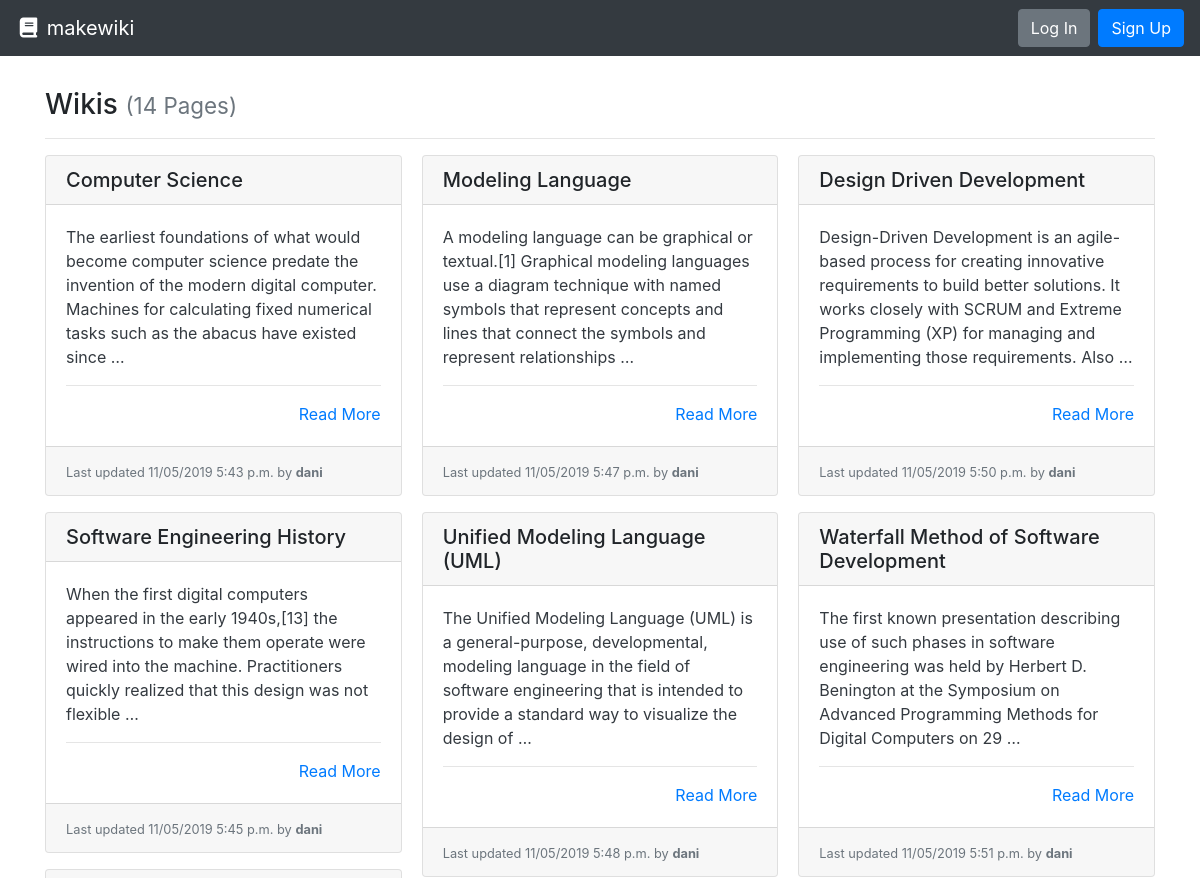
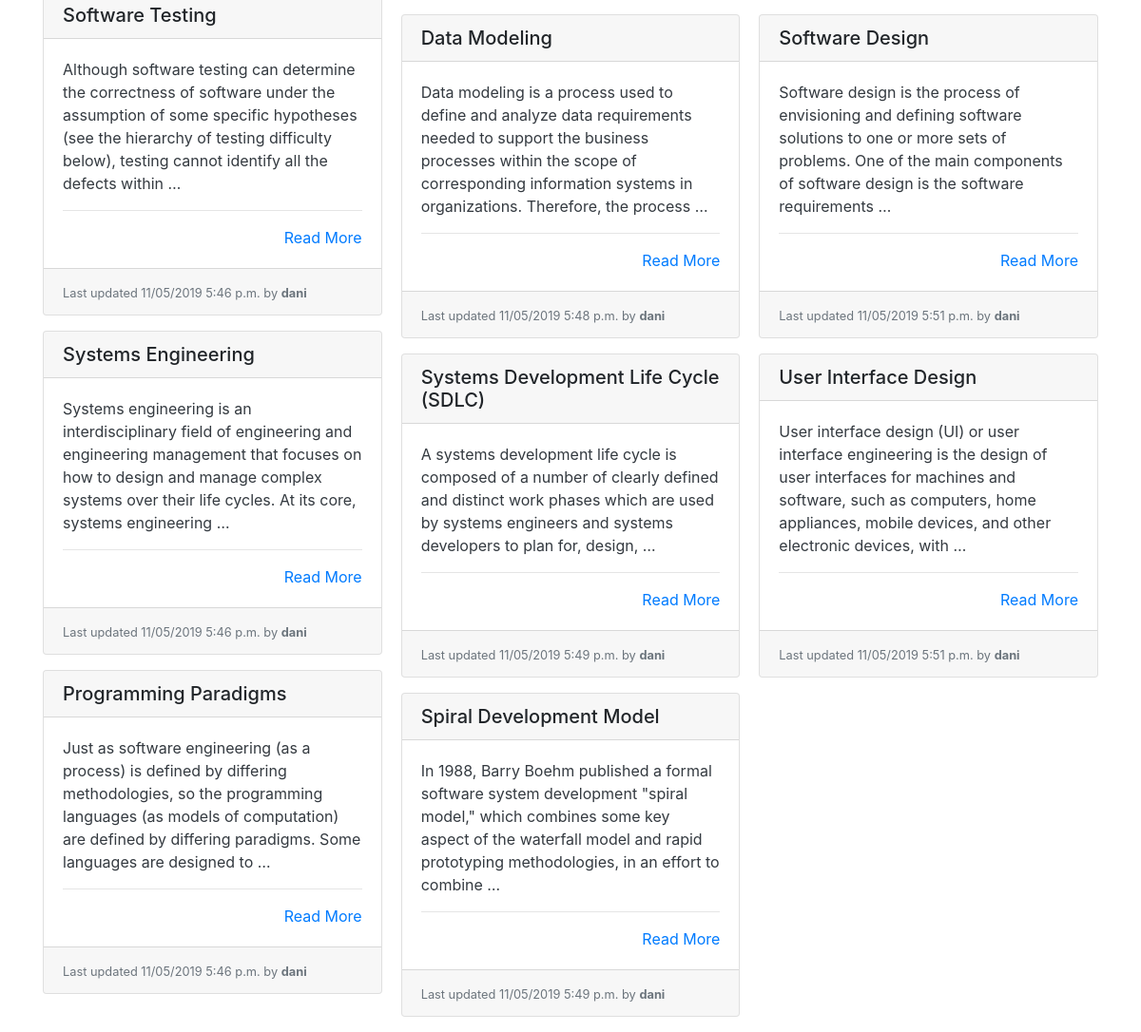
Before: / with the older database file (2 pictures, top to bottom).
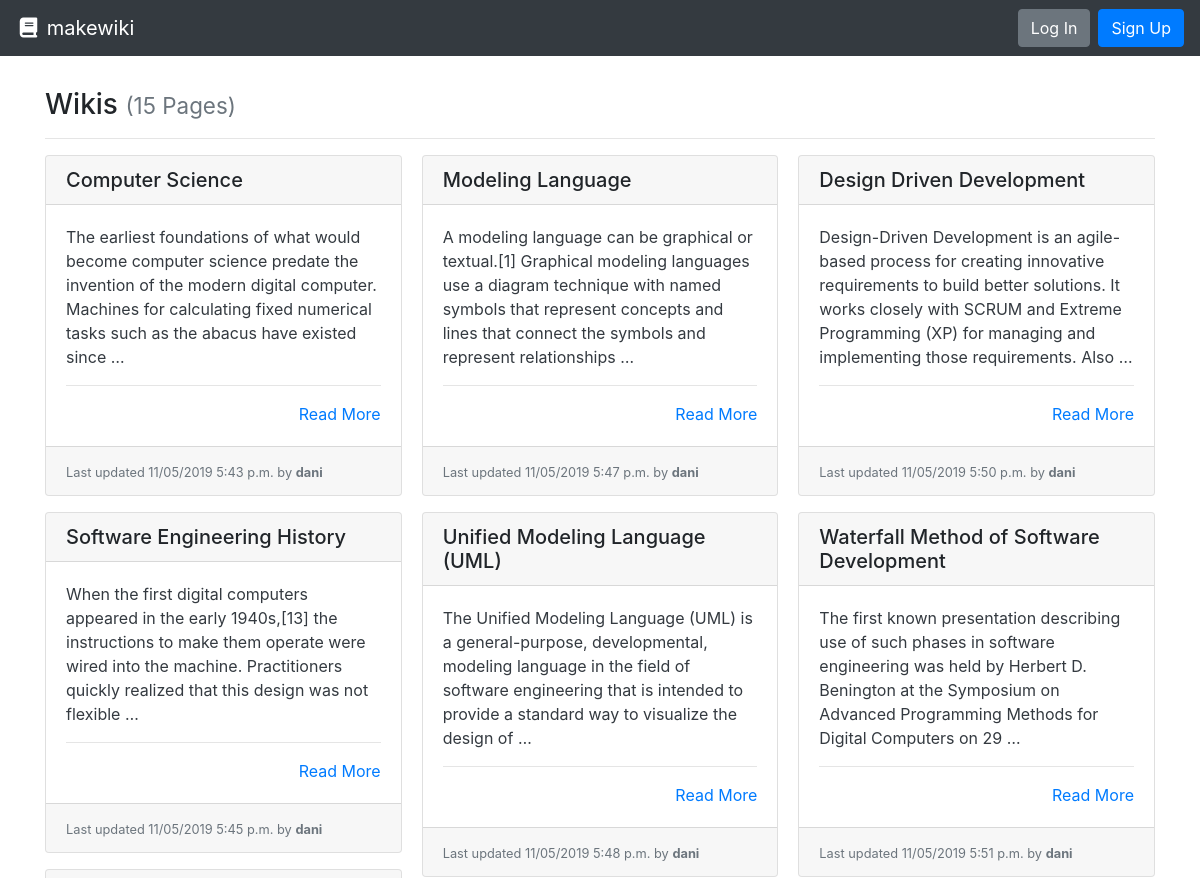
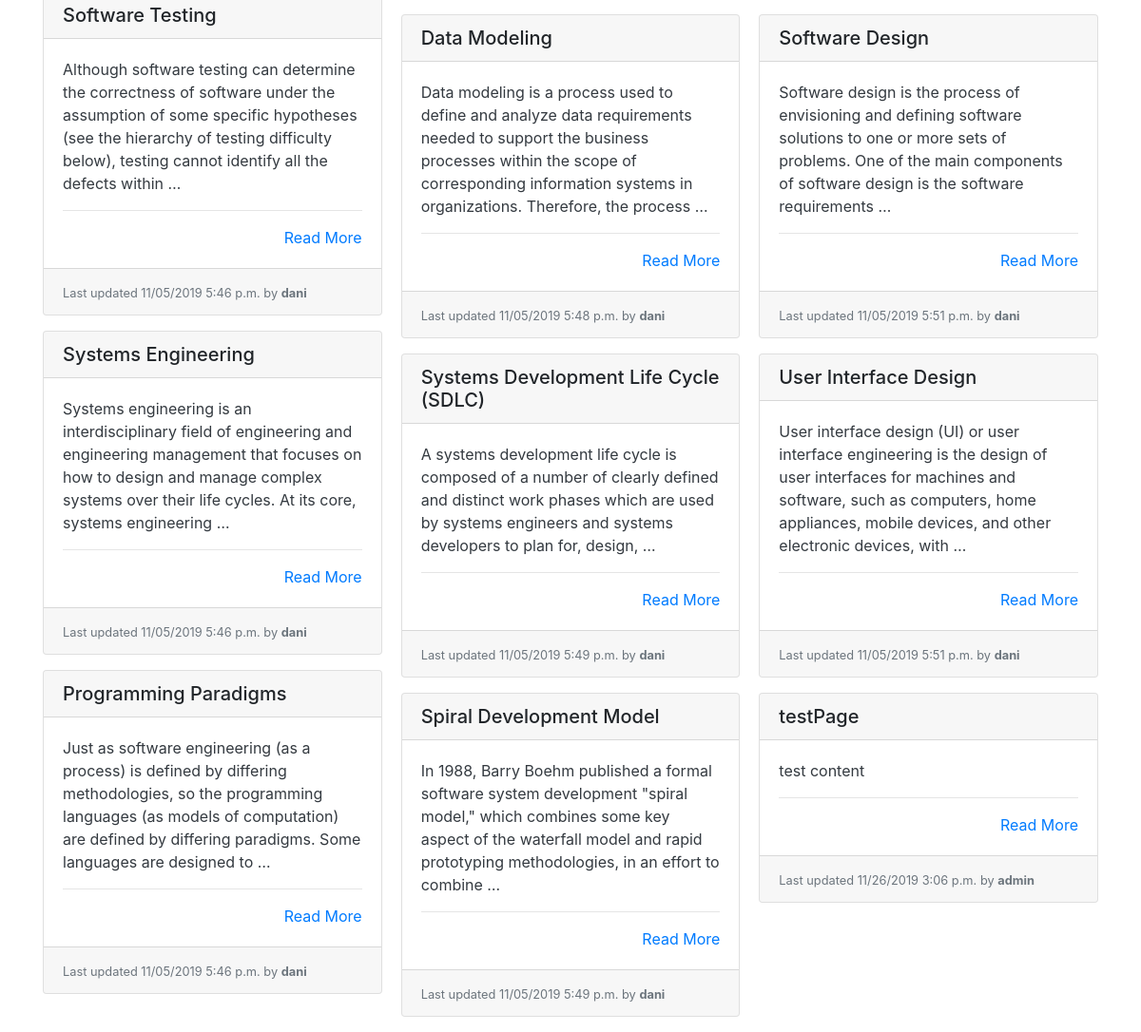
After: the same page with the newer database file (2 pictures, top to bottom).
### wiki/models.py (models this page shows, shortened)
class Page(models.Model):
    title = models.CharField(max_length=settings.WIKI_PAGE_TITLE_MAX_LENGTH, unique=True,
                             help_text="Title of your page.")
    author = models.ForeignKey(User, on_delete=models.PROTECT,
                               help_text="The user that posted this article.")
    slug = models.CharField(max_length=settings.WIKI_PAGE_TITLE_MAX_LENGTH, blank=True, editable=False,
                            help_text="Unique URL path to access this page. Generated by the system.")
    content = models.TextField(
        help_text="Write the content of your page here.")
    created = models.DateTimeField(auto_now_add=True,
                                   help_text="The date and time this page was created. Automatically generated when the model saves.")
    modified = models.DateTimeField(auto_now=True,
                                    help_text="The date and time this page was updated. Automatically generated when the model updates.")

### wiki/views.py (the view)
# urls.py: path('', PageListView.as_view(), name='wiki-list-page'),
class PageListView(ListView):
    model = Page
    def get(self, request):
        pages = self.get_queryset().all()
        return render(request, 'list.html', {
          'pages': pages
        })

### wiki/templates/list.html
{% extends "base.html" %}
{% block content %}
  <h3>Wikis {% if pages %}<small class="text-muted">({{ pages|length }} Page{{ pages|length|pluralize:"s" }})</small>{% endif %}</h3>
  <hr>
  {% if pages %}
    <div class="card-columns">
      {% for page in pages %}
        {% include "partials/card.html" %}
      {% endfor %}
    </div>
  {% else %}
    <div class="alert alert-primary" role="alert">No pages to display.</div>
  {% endif %}
{% endblock %}

### templates/base.html (shortened to what this page needs)
<!doctype html>
<html lang="en">
  <head>
    <link rel="stylesheet" href="https://stackpath.bootstrapcdn.com/bootstrap/4.3.1/css/bootstrap.min.css"
>
  </head>
  <body>
    <nav class="navbar navbar-expand-md navbar-dark bg-dark">
      <a class="navbar-brand" href="{% url 'wiki-list-page' %}"><i class="fas fa-fw fa-book"></i> makewiki</a>
      <form class="form-inline ml-auto">
        {% if request.user.is_authenticated %}
          <div class="text-white">Hello, <strong>{{ user.username }}</strong>!</div>
          <a href="#" class="btn btn-success ml-4">New Page</a>
          <a href="{% url 'logout' %}" class="btn btn-danger ml-2">Log Out</a>
        {% else %}
          <a href="{% url 'login' %}" class="btn btn-secondary ml-2">Log In</a>
          <a href="{% url 'signup' %}" class="btn btn-primary ml-2">Sign Up</a>
        {% endif %}
      </form>
    </nav>
    <main role="main" class="container" style="margin-top: 4vh;">
      {% block content %}{% endblock %}
    </main>
  </body>

### wiki/templates/partials/card.html
<div class="card mb-3">
  <h5 class="card-header ">{{ page.title }}</h5>
  <div class="card-body border-dark">
    <p class="card-text text-dark">
      {{ page.content|truncatewords_html:30 }}
      <hr>
      <div class="text-right"><a href="{% url 'wiki-details-page' page.slug %}" title="Read More">Read More</a></div>
  </div>
  <div class="card-footer">
    <small class="text-muted">Last updated {{ page.modified|date:"SHORT_DATETIME_FORMAT" }} by <b>{{ page.author.username }}</b></small>
  </div>
</div>

Changed rows visible on the page:
added Page: title "testPage", content "test content", modified "11/26/2019 3:06 p.m.", author.username "admin"
Other visible differences:
{{ pages|length }}: "14" → "15"
